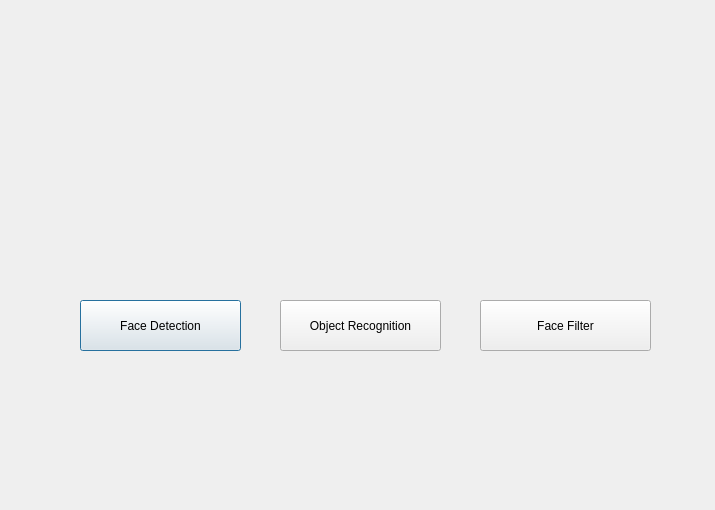
<?xml version="1.0" encoding="UTF-8"?>
<ui version="4.0">
 <class>Attendence</class>
 <widget class="QDialog" name="Attendence">
  <property name="geometry">
   <rect>
    <x>0</x>
    <y>0</y>
    <width>715</width>
    <height>510</height>
   </rect>
  </property>
  <property name="windowTitle">
   <string>Dialog</string>
  </property>
  <widget class="QLabel" name="label">
   <property name="geometry">
    <rect>
     <x>265</x>
     <y>150</y>
     <width>191</width>
     <height>141</height>
    </rect>
   </property>
   <property name="styleSheet">
    <string notr="true">image:url(:/newPrefix/object recog.png)</string>
   </property>
   <property name="text">
    <string/>
   </property>
  </widget>
  <widget class="QLabel" name="label_2">
   <property name="geometry">
    <rect>
     <x>416</x>
     <y>110</y>
     <width>301</width>
     <height>191</height>
    </rect>
   </property>
   <property name="styleSheet">
    <string notr="true">image:url(:/newPrefix/face filter.png)</string>
   </property>
   <property name="text">
    <string/>
   </property>
  </widget>
  <widget class="QLabel" name="label_3">
   <property name="geometry">
    <rect>
     <x>50</x>
     <y>150</y>
     <width>221</width>
     <height>141</height>
    </rect>
   </property>
   <property name="styleSheet">
    <string notr="true">image:url(:/newPrefix/face1.png)</string>
   </property>
   <property name="text">
    <string/>
   </property>
  </widget>
  <widget class="QLabel" name="label_5">
   <property name="geometry">
    <rect>
     <x>-30</x>
     <y>-60</y>
     <width>751</width>
     <height>581</height>
    </rect>
   </property>
   <property name="styleSheet">
    <string notr="true">image:url(:/newPrefix/bg.jpg)</string>
   </property>
   <property name="text">
    <string/>
   </property>
  </widget>
  <widget class="QPushButton" name="pushButton">
   <property name="geometry">
    <rect>
     <x>80</x>
     <y>300</y>
     <width>161</width>
     <height>51</height>
    </rect>
   </property>
   <property name="text">
    <string>Face Detection</string>
   </property>
  </widget>
  <widget class="QPushButton" name="pushButton_2">
   <property name="geometry">
    <rect>
     <x>480</x>
     <y>300</y>
     <width>171</width>
     <height>51</height>
    </rect>
   </property>
   <property name="text">
    <string>Face Filter</string>
   </property>
  </widget>
  <widget class="QPushButton" name="pushButton_3">
   <property name="geometry">
    <rect>
     <x>280</x>
     <y>300</y>
     <width>161</width>
     <height>51</height>
    </rect>
   </property>
   <property name="text">
    <string>Object Recognition</string>
   </property>
  </widget>
  <zorder>label_5</zorder>
  <zorder>label</zorder>
  <zorder>label_2</zorder>
  <zorder>label_3</zorder>
  <zorder>pushButton</zorder>
  <zorder>pushButton_2</zorder>
  <zorder>pushButton_3</zorder>
 </widget>
 <resources>
  <include location="../images/source3.qrc"/>
  <include location="source3.qrc"/>
  <include location="source.qrc"/>
  <include location="../images/source.qrc"/>
  <include location="source1.qrc"/>
  <include location="../images/source2.qrc"/>
  <include location="source2.qrc"/>
  <include location="../images/source1.qrc"/>
 </resources>
 <connections/>
</ui>
